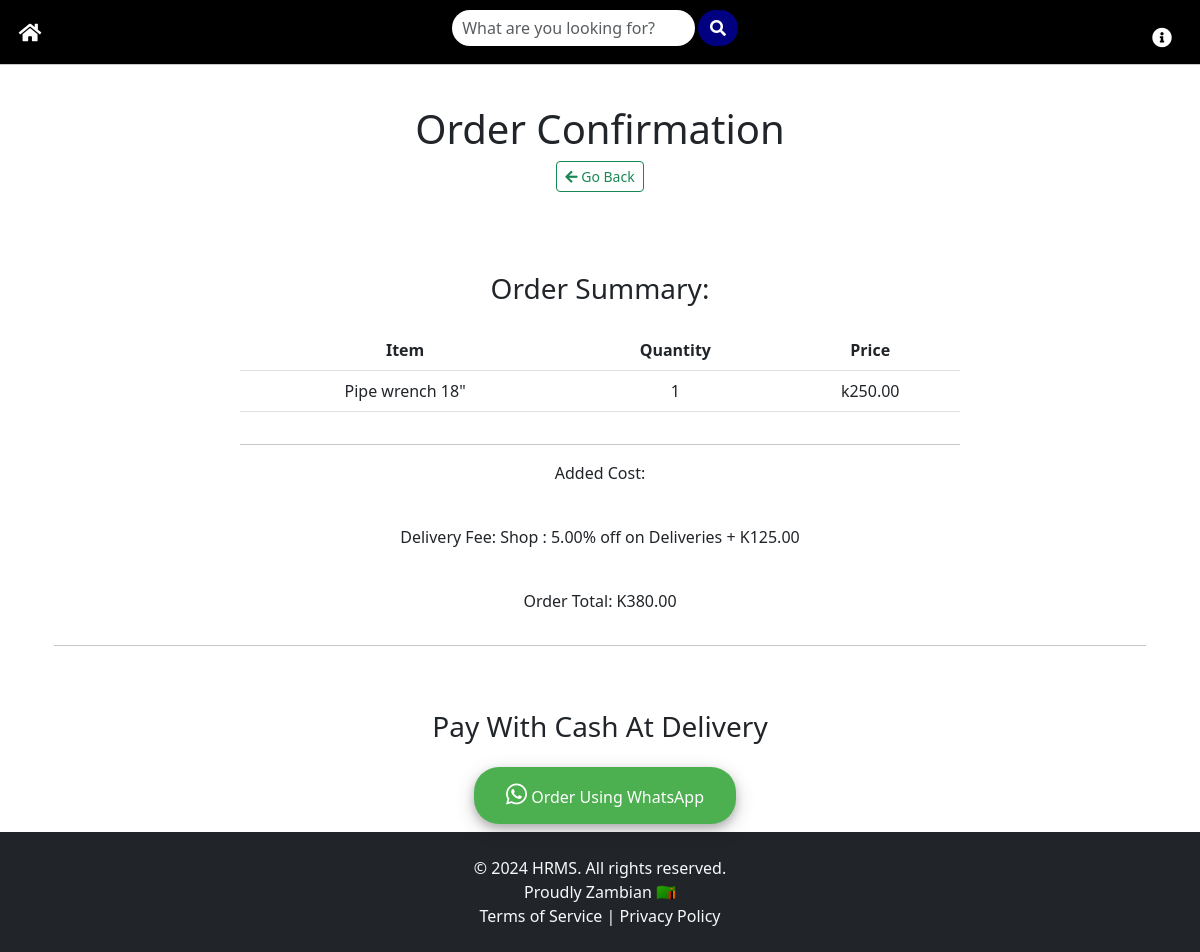
The app's page /customer/order-confirmation/127/ with its own data.
### customer/models.py (models this page shows, shortened)
class OrderItem(models.Model):
    item = models.ForeignKey(MenuItem, on_delete=models.CASCADE)
    quantity = models.IntegerField(default=1)

class MenuItem(models.Model):
    name = models.CharField(max_length=100)
    description = models.TextField()
    DeliveredTime = models.TextField(default=default_delivered_time)
    image = models.ImageField(upload_to='menu_images/')
    price = models.DecimalField(max_digits=10, decimal_places=2)
    category = models.ManyToManyField('Category', related_name='items')
    availability = models.BooleanField(default=True)
    is_verified = models.BooleanField(default=False)  # New field for verified items

class Location(models.Model):
    name = models.CharField(max_length=50)
    delivery_fee = models.DecimalField(max_digits=5, decimal_places=2)
    def __str__(self):
        return self.name

### customer/views.py (the view)
# urls.py: path('order-confirmation/<int:pk>/', OrderConfirmation.as_view(), name='order-confirmation'),
class OrderConfirmation(View):
    def get(self, request, pk, *args, **kwargs):
        order = OrderModel.objects.get(pk=pk)
        discount_percentage = Decimal('0.5')  # Use Decimal for precise arithmetic
        discount_amount = discount_percentage * order.price
        total_price = order.price + order.location.delivery_fee + discount_amount
        context = {
            'pk': order.pk,
            'order_items': order.order_items.all(),
            'price': order.price,
            'location': order.location,
            'delivery_fee': order.location.delivery_fee,
            'total_price': total_price,
            'discount_amount': discount_amount,
        }
        return render(request, 'customer/order_confirmation.html', context)

### templates/customer/order_confirmation.html (shortened to what this page needs)
{% extends 'base.html' %}
{% block content %}
<div class="container">
<div class="container mb-5">
    <div class="row justify-content-center mt-1">
        <div class="col-md-5 col-sm-12 p-4 text-center">
            <h1>Order Confirmation</h1>
            <a href="{% url 'customer:order' %}" class="btn btn-outline-success mb-2 btn-sm">
                <i class="fas fa-arrow-left"></i> Go Back
            </a>
        </div>
    </div>
    <div class="row justify-content-center mt-5">
        <div class="col-md-8 col-sm-12 text-center">
            <h3 class="pb-3">Order Summary:</h3>
            <div class="table-responsive">
                <table class="table">
                    <thead>
                        <tr>
                            <th>Item</th>
                            <th>Quantity</th>
                            <th>Price</th>
                        </tr>
                    </thead>
                    <tbody>
                        {% for item in order_items %}
                        <tr>
                            <td>{{ item.item.name }}</td>
                            <td>{{ item.quantity }}</td>
                            <td>k{{ item.item.price }}</td>
                        </tr>
                        {% endfor %}
                    </tbody>
                </table>
            </div>
            <hr />
            <p>Added Cost: </p>
            <p class="font-weight-bold pt-4">Delivery Fee: {{ location }} : {{ delivery_fee }}% off on Deliveries + K{{ discount_amount|floatformat:2 }}</p>
            <p class="font-weight-bold pt-4">Order Total: K{{ total_price|floatformat:2 }}</p>
        </div>
    </div>
    <hr />
</div>
<div class="row justify-content-center pb-2 pt-3">
    <div class="col-md-6 text-center">
        <h3>Pay With Cash At Delivery</h3>
    </div>
</div>
<div class="row justify-content-center pb-2 pt-2">
    <div class="col-md-6 text-center">
        <a href="https://api.whatsapp.com/send?phone=260970349470&text=Invoice%20Order:%20https://blessedtouchs.pythonanywhere.com/customer/order/{{ pk }}/invoice" class="btn btn-custom" style="margin-left: 10px;">
            <i class="fab fa-whatsapp" aria-hidden="true" style="color: white; font-size: 24px;"></i> Order Using WhatsApp
        </a>
    </div>
</div>
</div>
{% endblock content %}

### templates/customer/order_confirmation.html (style rules this page uses)
.btn-custom { background-color: #4CAF50; border: none; border-radius: 25px; box-shadow: 0 4px 8px 0 rgba(0, 0, 0, 0.2), 0 6px 20px 0 rgba(0, 0, 0, 0.19); color: white; padding: 15px 32px; text-align: center; text-decoration: none; display: inline-block; font-size: 16px; }

### records on screen
OrderItem: item.name "Pipe wrench 18\"", quantity "1", item.price "250.00"
Location: name "Shop", delivery_fee "5.00"

### other values on screen
{{ discount_amount|floatformat:2 }} "125.00"
{{ total_price|floatformat:2 }} "380.00"
